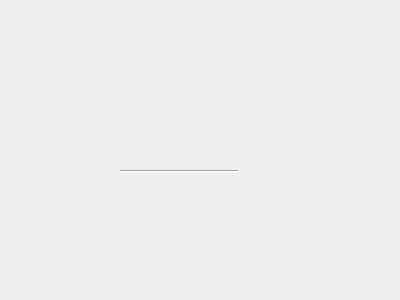
<?xml version="1.0" encoding="UTF-8"?>
<ui version="4.0">
 <class>Form</class>
 <widget class="QWidget" name="Form">
  <property name="geometry">
   <rect>
    <x>0</x>
    <y>0</y>
    <width>400</width>
    <height>300</height>
   </rect>
  </property>
  <property name="windowTitle">
   <string>Form</string>
  </property>
  <widget class="Line" name="line">
   <property name="geometry">
    <rect>
     <x>120</x>
     <y>170</y>
     <width>118</width>
     <height>3</height>
    </rect>
   </property>
   <property name="orientation">
    <enum>Qt::Horizontal</enum>
   </property>
  </widget>
 </widget>
 <resources/>
 <connections/>
</ui>
